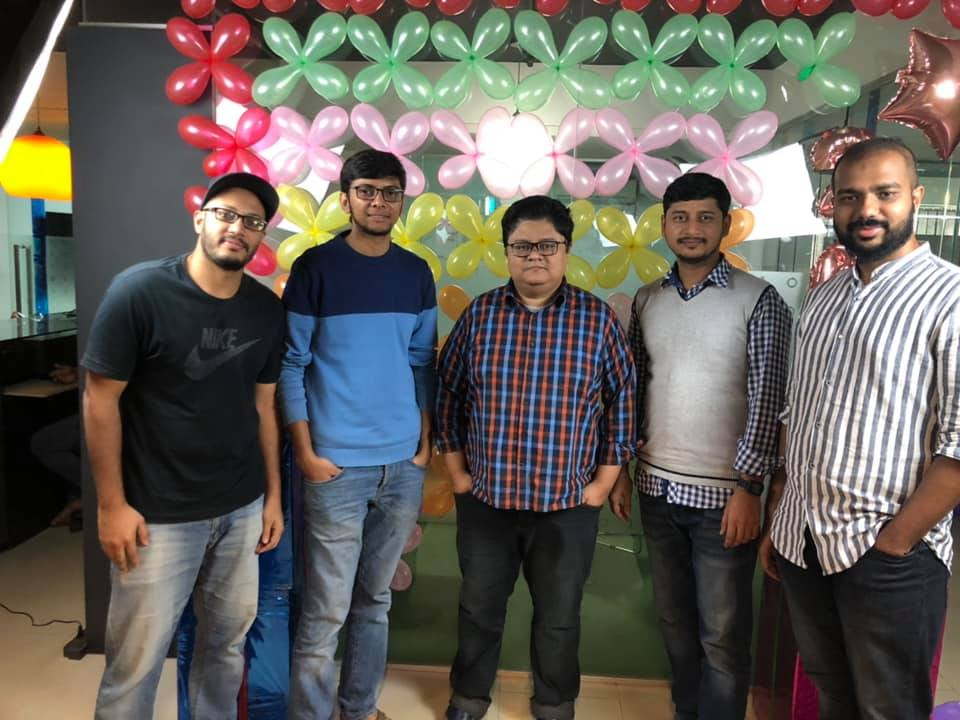
#> input picture ml/face-detection-using-opencv/new-year.jpg, 960 x 720 px
$ python face-detection-using-opencv.py
#> lines starting #> are read from the running program, lines starting #| are printed output that depends on the picture; after the words box and inside, x2 and y2 are one past the last pixel; in counts of white or black regions, pixels touching at a corner belong together
# This program detects face and eye using Open CV

# pip install opencv-python

import cv2

# Haar Classifiers
face_cascade = cv2.CascadeClassifier('haarcascade_frontalface_default.xml')
eye_cascade = cv2.CascadeClassifier('haarcascade_eye.xml')

# Read image
image = cv2.imread('new-year.jpg')
#> image is the input picture: shape (720, 960, 3); mean B, G, R 90.2, 96.7, 101.2
faces = face_cascade.detectMultiScale(image, 1.3, 5)
#> faces = [[345, 168, 64, 64], [658, 191, 71, 71], [825, 160, 90, 90], [193, 190, 69, 69], [499, 218, 75, 75]]

print('Faces found: ', len(faces))
#| Faces found:  5
print('The image height, width, and channel: ', image.shape)
#| The image height, width, and channel:  (720, 960, 3)
print('The coordinates of each face detected: ', faces)
#| The coordinates of each face detected:  [[345 168  64  64]
#|  [658 191  71  71]
#|  [825 160  90  90]
#|  [193 190  69  69]
#|  [499 218  75  75]]

# Loop over all coordinates faces and draw rectangles
for (x,y,w,h) in faces:
    # Draw face detection
    cv2.rectangle(image, (x,y), (x+w, y+h), (0,255,0), 2)
    # Draw eye detection
    roi_face = image[y:y+h, x:x+w]
    eyes = eye_cascade.detectMultiScale(roi_face, 1.3, 5)
    for (ex, ey, ew, eh) in eyes:
        cv2.rectangle(roi_face, (ex,ey), (ex+ew, ey+eh), (255, 0, 0), 2)
#> this loop made 5 passes
#> (x, y, w, h, eyes) on passes 2 to 3: (658, 191, 71, 71, [[12, 17, 21, 21], [34, 16, 22, 22]]), (825, 160, 90, 90, [[52, 24, 21, 21]])
#> pass 1, `roi_face = image[y:y+h, x:x+w]`:
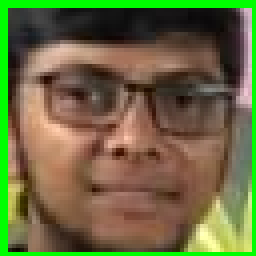
#> roi_face: shape (64, 64, 3) (shown 4 times larger); mean B, G, R 65, 106.5, 106.7
#> pass 2, `roi_face = image[y:y+h, x:x+w]`:
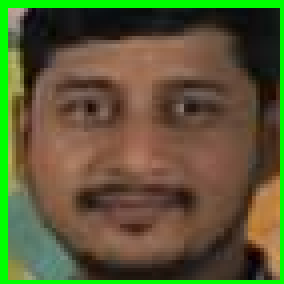
#> roi_face: shape (71, 71, 3) (shown 4 times larger); mean B, G, R 52.9, 90, 90.3
#> pass 3, `roi_face = image[y:y+h, x:x+w]`:
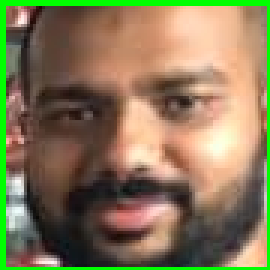
#> roi_face: shape (90, 90, 3) (shown 3 times larger); mean B, G, R 88, 121.3, 134.4
#> after the loop:
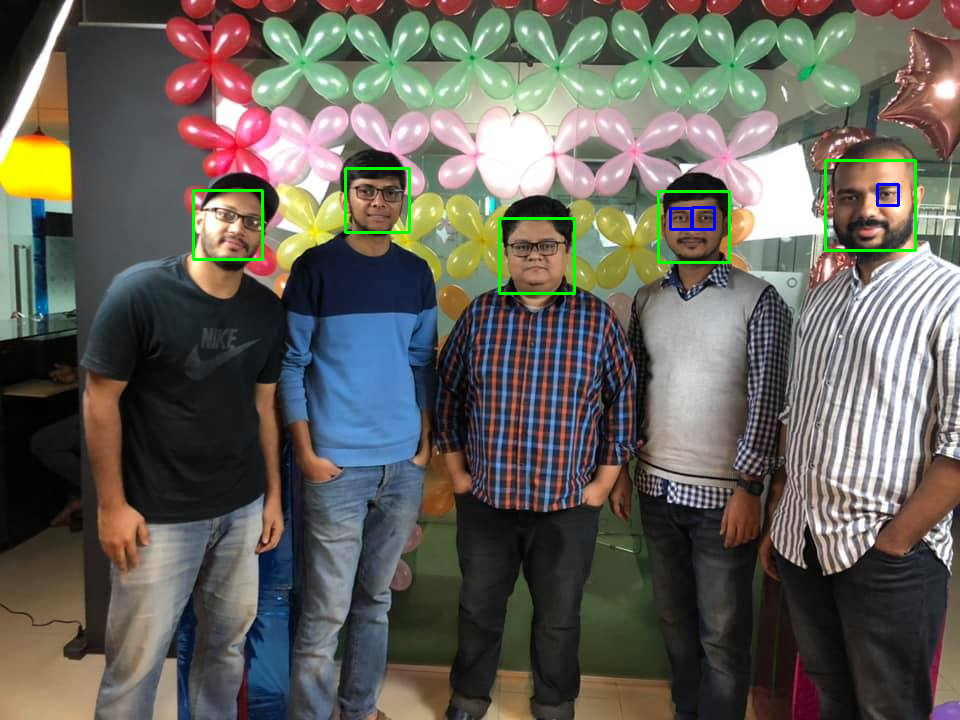
#> image: shape (720, 960, 3); 0.74% of pixels changed, all inside (x1, y1, x2, y2) = (192, 159, 917, 295)
#> after the loop:
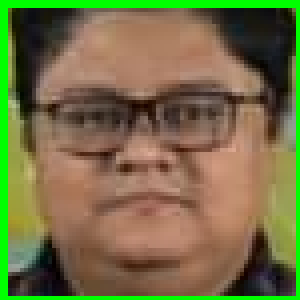
#> roi_face: shape (75, 75, 3) (shown 4 times larger); mean B, G, R 69.2, 111.3, 116.6

# Show image
cv2.imshow('image', image)
cv2.waitKey(0)
#> (the run stopped early here; a loop or call above may not have finished)
